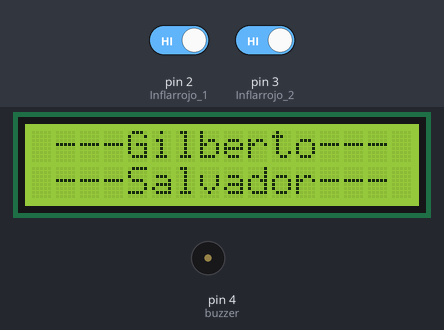
Bench run of a sketch on a simulated Arduino Uno, built with avr-gcc and run on an emulated ATmega328P. On the bench: 16×2 character LCD, buzzer (waves = sounding, pin HIGH). The test bench sets the inputs (shaded band); at power-on: pin 2 (Inflarrojo_1) HIGH, pin 3 (Inflarrojo_2) HIGH. What the sketch prints to the serial monitor is not drawn.

Above: at 2.1 s.
At 7.2 s:
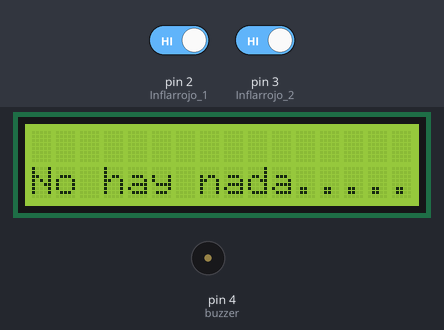
7.3 s: pin 2 (Inflarrojo_1) driven LOW
At 8.4 s:
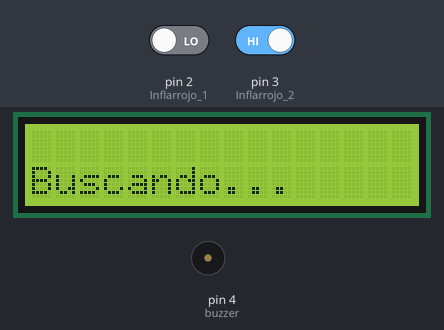
8.8 s: pin 3 (Inflarrojo_2) driven LOW
At 9.7 s:
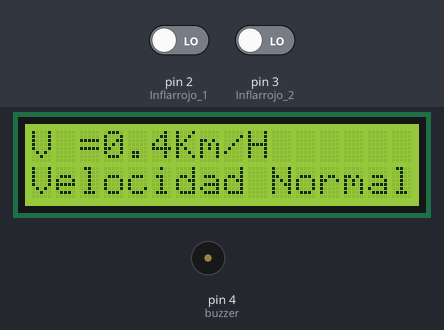
10.3 s: pin 2 (Inflarrojo_1) driven HIGH
At 12.1 s:
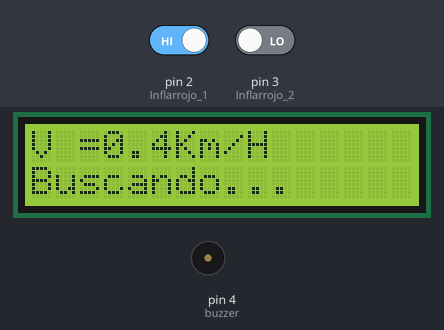
Timing chart, 0 to 13.6 s (numbered marks = the images above; inputs shaded):
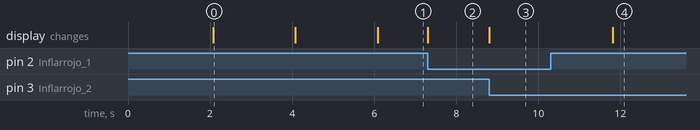

Measured:
- after the input at 7.3 s, the display: changes at once (image 2)
- after the input at 8.8 s, the display: changes at once (image 3)
- after the input at 10.3 s, pin 4 (buzzer): stays LOW (without the input it goes to HIGH after 1.5 s); the display: changes after 1.5 s (image 4)
- what the display in image 0 shows lasts 2.0 s, from 2.1 s to 4.1 s

The sketch:

CODIGO_Detector-De-Velocidad.ino
```cpp
//Libreria pantalla LCD 16X2
#include<LiquidCrystal.h>

//Definimos los pines de comunicacion
LiquidCrystal lcd(12,11,10,9,8,7);

int Temporizador1;
int Temporizador2;

float Tiempo;

int Bandera_A = 0;
int Bandera_B = 0;

//Metros
float Distancia = 0.16;
//float Distancia = 16.0;


float Velocidad;

int Inflarrojo_1 = 2;
int Inflarrojo_2 = 3;

int buzzer = 4;

void setup(){
  Serial.begin(9600);
  Serial.println("hola");
  pinMode(Inflarrojo_1, INPUT);
  pinMode(Inflarrojo_2, INPUT);
  pinMode(buzzer, OUTPUT);

  lcd.begin(16,2);
  lcd.clear();
  lcd.setCursor(0,0);

  lcd.print("Proy Integrador ");
  lcd.setCursor(0,1);
  lcd.print("LIDTS 4N");
  delay(2000);

  lcd.setCursor(0,0);
  lcd.print(" ---Gilberto--- ");
  lcd.setCursor(0,1);
  lcd.print(" ---Salvador--- ");
  delay(2000);

  lcd.setCursor(0,0);
  lcd.print("  ---Bryan---  ");
  lcd.setCursor(0,1);
  lcd.print("  ---Alexis---  ");
  delay(2000);

  lcd.clear();
}

void loop() {
if(digitalRead (Inflarrojo_1) == LOW && Bandera_A==0){Temporizador1 = millis(); Bandera_A=1;}

if(digitalRead (Inflarrojo_2) == LOW && Bandera_B==0){Temporizador2 = millis(); Bandera_B=1;}

if (Bandera_A==1 && Bandera_B==1){
     if(Temporizador1 > Temporizador2){Tiempo = Temporizador1 - Temporizador2;}
else if(Temporizador2 > Temporizador1){Tiempo = Temporizador2 - Temporizador1;}
 Tiempo=Tiempo/1000;//Convierte de milisegundos a segundos
 Velocidad=(Distancia/Tiempo);//Formula velocidad --> v=d/t

 Velocidad=Velocidad*3600;//Multiplicar segundos por hora
 Velocidad=Velocidad/1000;//Dividir metros por kilometro
}

if(Velocidad==0){
lcd.setCursor(0, 1);
if(Bandera_A==0 && Bandera_B==0){lcd.print("No hay nada.....");}
                    else{lcd.print("Buscando...     ");}
}
else{
    lcd.clear();
    lcd.setCursor(0, 0);
    lcd.print("V =");
    lcd.print(Velocidad,1);
    lcd.print("Km/H  ");
    lcd.setCursor(0, 1);
  if(Velocidad > 50){lcd.print("Exceso Velocidad"); digitalWrite(buzzer, HIGH);}
            else{lcd.print("Velocidad Normal"); }
    delay(3000);
    digitalWrite(buzzer, LOW);
    Velocidad = 0;
    Bandera_A = 0;
    Bandera_B = 0;
 }
}
```
